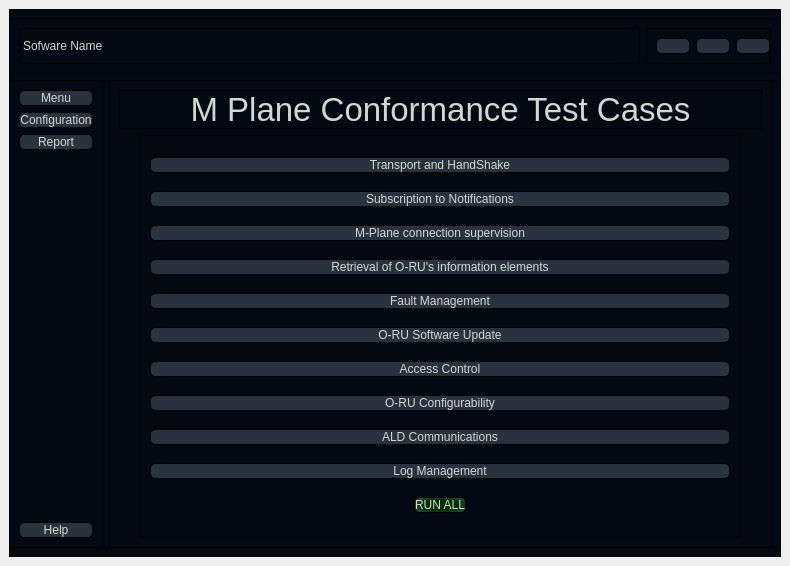
<?xml version="1.0" encoding="UTF-8"?>
<ui version="4.0">
 <class>MainWindow</class>
 <widget class="QMainWindow" name="MainWindow">
  <property name="geometry">
   <rect>
    <x>0</x>
    <y>0</y>
    <width>790</width>
    <height>566</height>
   </rect>
  </property>
  <property name="windowTitle">
   <string>O-RAN Test Automation Suit</string>
  </property>
  <widget class="QWidget" name="centralwidget">
   <layout class="QVBoxLayout" name="verticalLayout">
    <item>
     <widget class="QWidget" name="HomeScreen" native="true">
      <property name="styleSheet">
       <string notr="true">*{
	background: transparent;
	color: rgb(211, 215, 207);
	border: 1px solid}
#HomeScreen{
	background-color: #020912;
}
QPushButton{
	background-color: #293340;
	border-radius: 5px
}
</string>
      </property>
      <layout class="QVBoxLayout" name="verticalLayout_2">
       <property name="leftMargin">
        <number>0</number>
       </property>
       <property name="rightMargin">
        <number>0</number>
       </property>
       <item alignment="Qt::AlignTop">
        <widget class="QFrame" name="Status_Bar">
         <property name="frameShape">
          <enum>QFrame::StyledPanel</enum>
         </property>
         <property name="frameShadow">
          <enum>QFrame::Raised</enum>
         </property>
         <layout class="QHBoxLayout" name="horizontalLayout">
          <item>
           <widget class="QLabel" name="build_name_label">
            <property name="sizePolicy">
             <sizepolicy hsizetype="Expanding" vsizetype="Preferred">
              <horstretch>0</horstretch>
              <verstretch>0</verstretch>
             </sizepolicy>
            </property>
            <property name="text">
             <string>Sofware Name</string>
            </property>
           </widget>
          </item>
          <item alignment="Qt::AlignRight">
           <widget class="QFrame" name="max_min_frame">
            <property name="frameShape">
             <enum>QFrame::StyledPanel</enum>
            </property>
            <property name="frameShadow">
             <enum>QFrame::Raised</enum>
            </property>
            <layout class="QHBoxLayout" name="horizontalLayout_3">
             <property name="rightMargin">
              <number>0</number>
             </property>
             <item>
              <widget class="QPushButton" name="minimizwe">
               <property name="styleSheet">
                <string notr="true">color: rgb(255, 255, 255);</string>
               </property>
               <property name="text">
                <string/>
               </property>
               <property name="icon">
                <iconset resource="resource.qrc">
                 <normaloff>:/icons/icons/minus.svg</normaloff>:/icons/icons/minus.svg</iconset>
               </property>
              </widget>
             </item>
             <item>
              <widget class="QPushButton" name="maximize">
               <property name="text">
                <string/>
               </property>
               <property name="icon">
                <iconset resource="resource.qrc">
                 <normaloff>:/icons/icons/square.svg</normaloff>:/icons/icons/square.svg</iconset>
               </property>
              </widget>
             </item>
             <item>
              <widget class="QPushButton" name="quit">
               <property name="text">
                <string/>
               </property>
               <property name="icon">
                <iconset resource="resource.qrc">
                 <normaloff>:/icons/icons/x-square.svg</normaloff>:/icons/icons/x-square.svg</iconset>
               </property>
              </widget>
             </item>
            </layout>
           </widget>
          </item>
         </layout>
        </widget>
       </item>
       <item>
        <widget class="QWidget" name="widget" native="true">
         <property name="sizePolicy">
          <sizepolicy hsizetype="Preferred" vsizetype="Expanding">
           <horstretch>0</horstretch>
           <verstretch>0</verstretch>
          </sizepolicy>
         </property>
         <layout class="QHBoxLayout" name="horizontalLayout_2">
          <property name="leftMargin">
           <number>0</number>
          </property>
          <property name="topMargin">
           <number>0</number>
          </property>
          <property name="bottomMargin">
           <number>0</number>
          </property>
          <item alignment="Qt::AlignLeft">
           <widget class="QFrame" name="sideMenu_Frame">
            <property name="frameShape">
             <enum>QFrame::StyledPanel</enum>
            </property>
            <property name="frameShadow">
             <enum>QFrame::Raised</enum>
            </property>
            <layout class="QVBoxLayout" name="verticalLayout_3">
             <item>
              <widget class="QPushButton" name="menu">
               <property name="text">
                <string>Menu</string>
               </property>
               <property name="icon">
                <iconset resource="resource.qrc">
                 <normaloff>:/icons/icons/menu.svg</normaloff>:/icons/icons/menu.svg</iconset>
               </property>
              </widget>
             </item>
             <item>
              <widget class="QPushButton" name="configuration">
               <property name="text">
                <string>Configuration</string>
               </property>
               <property name="icon">
                <iconset resource="resource.qrc">
                 <normaloff>:/icons/icons/database.svg</normaloff>:/icons/icons/database.svg</iconset>
               </property>
              </widget>
             </item>
             <item>
              <widget class="QPushButton" name="report">
               <property name="text">
                <string>Report</string>
               </property>
               <property name="icon">
                <iconset resource="resource.qrc">
                 <normaloff>:/icons/icons/download-cloud.svg</normaloff>:/icons/icons/download-cloud.svg</iconset>
               </property>
              </widget>
             </item>
             <item>
              <spacer name="verticalSpacer">
               <property name="orientation">
                <enum>Qt::Vertical</enum>
               </property>
               <property name="sizeHint" stdset="0">
                <size>
                 <width>20</width>
                 <height>40</height>
                </size>
               </property>
              </spacer>
             </item>
             <item>
              <widget class="QPushButton" name="help">
               <property name="text">
                <string>Help</string>
               </property>
               <property name="icon">
                <iconset resource="resource.qrc">
                 <normaloff>:/icons/icons/help-circle.svg</normaloff>:/icons/icons/help-circle.svg</iconset>
               </property>
              </widget>
             </item>
            </layout>
           </widget>
          </item>
          <item>
           <widget class="QFrame" name="centerScreen_frame">
            <property name="sizePolicy">
             <sizepolicy hsizetype="Expanding" vsizetype="Preferred">
              <horstretch>0</horstretch>
              <verstretch>0</verstretch>
             </sizepolicy>
            </property>
            <property name="frameShape">
             <enum>QFrame::StyledPanel</enum>
            </property>
            <property name="frameShadow">
             <enum>QFrame::Raised</enum>
            </property>
            <layout class="QVBoxLayout" name="verticalLayout_4">
             <item alignment="Qt::AlignTop">
              <widget class="QLabel" name="label">
               <property name="font">
                <font>
                 <pointsize>25</pointsize>
                </font>
               </property>
               <property name="text">
                <string>M Plane Conformance Test Cases</string>
               </property>
               <property name="alignment">
                <set>Qt::AlignCenter</set>
               </property>
              </widget>
             </item>
             <item alignment="Qt::AlignHCenter">
              <widget class="QFrame" name="TestCaseFrame">
               <property name="sizePolicy">
                <sizepolicy hsizetype="Preferred" vsizetype="Expanding">
                 <horstretch>0</horstretch>
                 <verstretch>0</verstretch>
                </sizepolicy>
               </property>
               <property name="minimumSize">
                <size>
                 <width>600</width>
                 <height>0</height>
                </size>
               </property>
               <property name="maximumSize">
                <size>
                 <width>16777215</width>
                 <height>16777215</height>
                </size>
               </property>
               <property name="frameShape">
                <enum>QFrame::StyledPanel</enum>
               </property>
               <property name="frameShadow">
                <enum>QFrame::Raised</enum>
               </property>
               <layout class="QGridLayout" name="gridLayout">
                <item row="1" column="0">
                 <widget class="QPushButton" name="pushButton">
                  <property name="text">
                   <string>Transport and HandShake</string>
                  </property>
                 </widget>
                </item>
                <item row="2" column="0">
                 <widget class="QPushButton" name="pushButton_2">
                  <property name="text">
                   <string>Subscription to Notifications</string>
                  </property>
                 </widget>
                </item>
                <item row="10" column="0">
                 <widget class="QPushButton" name="pushButton_10">
                  <property name="text">
                   <string>Log Management</string>
                  </property>
                 </widget>
                </item>
                <item row="7" column="0">
                 <widget class="QPushButton" name="pushButton_7">
                  <property name="text">
                   <string>Access Control</string>
                  </property>
                 </widget>
                </item>
                <item row="9" column="0">
                 <widget class="QPushButton" name="pushButton_9">
                  <property name="text">
                   <string>ALD Communications</string>
                  </property>
                 </widget>
                </item>
                <item row="8" column="0">
                 <widget class="QPushButton" name="pushButton_8">
                  <property name="text">
                   <string>O-RU Configurability</string>
                  </property>
                 </widget>
                </item>
                <item row="6" column="0">
                 <widget class="QPushButton" name="pushButton_6">
                  <property name="text">
                   <string>O-RU Software Update</string>
                  </property>
                 </widget>
                </item>
                <item row="5" column="0">
                 <widget class="QPushButton" name="pushButton_5">
                  <property name="text">
                   <string>Fault Management</string>
                  </property>
                 </widget>
                </item>
                <item row="4" column="0">
                 <widget class="QPushButton" name="pushButton_4">
                  <property name="text">
                   <string>Retrieval of O-RU's information elements</string>
                  </property>
                 </widget>
                </item>
                <item row="3" column="0">
                 <widget class="QPushButton" name="pushButton_3">
                  <property name="text">
                   <string>M-Plane connection supervision</string>
                  </property>
                 </widget>
                </item>
                <item row="11" column="0" alignment="Qt::AlignHCenter">
                 <widget class="QPushButton" name="pushButton_11">
                  <property name="styleSheet">
                   <string notr="true">background-color: qradialgradient(spread:pad, cx:0.504739, cy:0.506, radius:1.97128, fx:0.5, fy:0.5, stop:0.18408 rgba(1, 47, 8, 255), stop:1 rgba(236, 233, 255, 255));</string>
                  </property>
                  <property name="text">
                   <string>RUN ALL</string>
                  </property>
                  <property name="icon">
                   <iconset resource="resource.qrc">
                    <normaloff>:/icons/icons/play.svg</normaloff>:/icons/icons/play.svg</iconset>
                  </property>
                 </widget>
                </item>
               </layout>
              </widget>
             </item>
            </layout>
           </widget>
          </item>
         </layout>
        </widget>
       </item>
      </layout>
     </widget>
    </item>
   </layout>
  </widget>
 </widget>
 <resources>
  <include location="resource.qrc"/>
 </resources>
 <connections/>
</ui>
